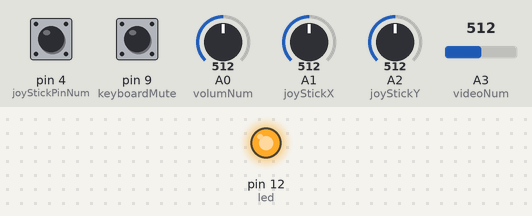
The sketch below on a simulated Arduino Leonardo, built with avr-gcc and run on an emulated ATmega32U4. Shown: output pins drawn as LEDs (lit = HIGH). The inputs (shaded band) are chosen by the test bench; at power-on: pin 4 (joyStickPinNum) HIGH, pin 9 (keyboardMute) HIGH, A0 (volumNum) = 512, A1 (joyStickX) = 512, A2 (joyStickY) = 512, A3 (videoNum) = 512. What the sketch prints to the serial monitor is not drawn.

Above: at 0.1 s.
Timing chart, 0 to 1.6 s (numbered marks = the images above):
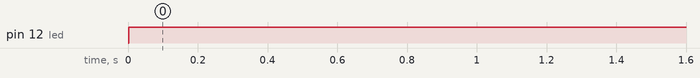

The sketch:

ottcontroller.ino
```cpp
#include <SoftwareSerial.h>
#include <HID-Project.h>

// var for volume controller
int volumNum = A0;
int vol_tmp = 0;
int volumeChangeDiff = 5;
int keyboardMute = 9;

// var for video controller
int videoNum = A3;
int video_tmp = 0;
int videoChangeDiff = 20;
// int keyBoardStopResume = ; // stop/resume key

// var for LED
int led = 12;

// var for joystick
int joyStickX = A1;
int joyStickY = A2;
int joyStickPinNum = 4;
int mouseMoveLowerBound = 550;
int mouseMoveUpperBound = 450;

void setup() {
  Serial.begin(9600);

  // keyboard 초기화
  pinMode(keyboardMute, INPUT_PULLUP);
  // pinMode(keyBoardStopResume, INPUT_PULLUP);

  // LED
  pinMode(led, OUTPUT);

}

void loop() {
  // Volume Control

  int volumeVal = analogRead(volumNum);
  if(volumeVal < vol_tmp - volumeChangeDiff) {
    // volume down
    Consumer.write(MEDIA_VOLUME_UP);
    vol_tmp = volumeVal;
  }
  else if(volumeVal > vol_tmp + 5) {
    // volume up
    Consumer.write(MEDIA_VOLUME_DOWN);
    vol_tmp = volumeVal;
  }

  // Mute button -> This will be integrated to Volume Controller

  if(digitalRead(keyboardMute) == LOW)
    Keyboard.press('m');
  else
    Keyboard.release('m');

  // Video Control

  int videoVal = analogRead(videoNum);

  if(videoVal < video_tmp - videoChangeDiff) {
    // video forward
    Keyboard.press(KEY_LEFT_ARROW);
    Keyboard.release(KEY_LEFT_ARROW);
    video_tmp = videoVal;
  }else if(videoVal > video_tmp + videoChangeDiff) {
    // video backward
    Keyboard.press(KEY_RIGHT_ARROW);
    Keyboard.release(KEY_RIGHT_ARROW);
    video_tmp = videoVal;
  }

  // Video stop/resume button -> This will be integrated to Video Controller
  // if(digitalRead(keyboardMute) == LOW)
  //   Keyboard.press(' ');
  // else
  //   Keyboard.release(' ');


  // LED
  digitalWrite(led, HIGH);


  // Mouse Control - mouse move

  int mouseXVal = analogRead(joyStickX);
  int mouseYVal = analogRead(joyStickY);
  int mouseZVal = digitalRead(joyStickPinNum);

  if(mouseMoveLowerBound < mouseXVal)
    Mouse.move(0, 1);
  else if(mouseXVal < mouseMoveUpperBound)
    Mouse.move(0, -1);

  if(mouseMoveLowerBound < mouseYVal)
    Mouse.move(-1, 0);
  else if(mouseYVal < mouseMoveUpperBound)
    Mouse.move(1, 0);

  // Mouse Control - click button
  if(mouseZVal == 0)
    Mouse.press(MOUSE_LEFT);
  Serial.print(mouseZVal);
  if(mouseZVal == 1)
    Mouse.release(MOUSE_LEFT);
  delay(1);
}
```

Measured:
- by itself, pin 12 (led): LOW → HIGH at 0.00 s
